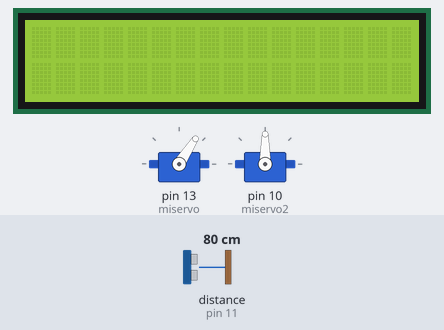
The sketch below on a simulated Arduino Uno, built with avr-gcc and run on an emulated ATmega328P. Parts: 2 × servo, 16×2 character LCD. Wiring (inferred from the names in the program): ultrasonic range finder: trigger pin 12; echo pin 11. Inputs (shaded band) come from the test bench; at power-on: distance to the obstacle (sensor on pin 11) 80 cm. The echo pulse lasts 58.3 µs per cm.

Above: at 1.2 s.
1.3 s: distance to the obstacle (sensor on pin 11) set to 2 cm
At 2.5 s:
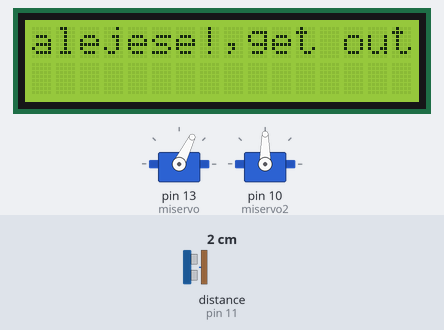
2.8 s: distance to the obstacle (sensor on pin 11) set to 18 cm
4.3 s: distance to the obstacle (sensor on pin 11) set to 23 cm
At 5.7 s:
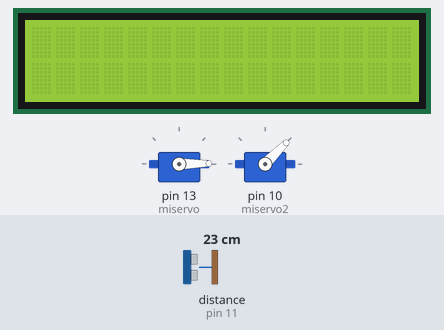
5.9 s: distance to the obstacle (sensor on pin 11) set to 60 cm
7.7 s: distance to the obstacle (sensor on pin 11) set to 35 cm
At 12.4 s:
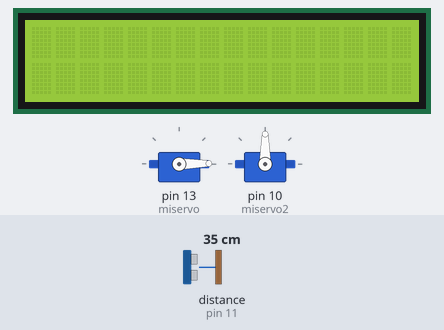
Timing chart, 0 to 15.7 s (numbered marks = the images above; inputs shaded):
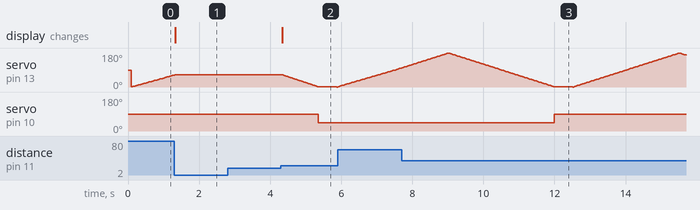

Measured:
- the behaviour switches between 20 and 21 cm on distance to the obstacle (sensor on pin 11) (found by bisection; images 1 and 2)
- after the input at 1.3 s, servo on pin 13 (miservo): goes on until 1.3 s, then stays 64°; the display: changes at once (image 1)
- after the input at 2.8 s, every drawn part: stays the same
- after the input at 4.3 s, servo on pin 10 (miservo2): 90° → 45° after 1.1 s; the display: changes at once (image 2)
- after the input at 7.7 s, servo on pin 10 (miservo2): 45° → 90° after 4.3 s instead of 4.7 s

The sketch:

Codigo-TallerDeMecatronica.ino
```cpp
#include <Servo.h>
#include <Wire.h>                                          // Librerias de servomotor, lcd y sensor ultrasonico. wire sirve para conectar lcd a la placa.
#include <LiquidCrystal_I2C.h>

LiquidCrystal_I2C lcd(0x27, 16, 2);                        // Especificaciones del lcd
Servo miservo;                                             // Servomotor 1, eje de giro el X
Servo miservo2;                                            // Servomotor 2, eje de giro el Y

int DURACION;
int DISTANCIA;                                             // Variable encargada de tomar la función de medir distancia (mediante el uso de un sensor ultrasonico).
int medir_distancia();                                     // Función que mide distancia.

int direccion = 1;                                         // Intervalo de desplazamiento de un gradp (de izquierda a derecha)
int pos = 0;                                               // Posicion inicial del primer servomotor
int flag = 0;                                              // Variable tipo interruptor,bandera baja.

int pos2 = 45;                                             // Posición inicial del segundo servomotor
int posiciones[] = {45, 90, 135};                          // Posiciones de movimiento del segundo servomotor
int direccion2 = 0;                                        // Direccion para el arreglo de posiciones del segundo servomotor

const int TRIG = 12;                                       // Variable que "lanza" la señal del ultrasonico
const int ECO = 11;                                        // Variable que almacena la señal de regreso del sensor ultrasonico

void setup() {                                             // Void setup, el lugar donde se da inicio (se ejecutara una vez)
  pinMode(TRIG, OUTPUT);                                   // Pin mode nos dice
  pinMode(ECO, INPUT);
  Serial.begin(9600);

  miservo.attach(13);                                      // Pin para el primer servo
  miservo2.attach(10);                                     // Pin para el segundo servo

  // display
  lcd.init();
  lcd.backlight();
}

void loop() {
  //                                                       // Movimiento del primer servo
  if (flag == 0 && direccion == 1) {                       // Utilizamos el condicional if
    for (pos; pos < 180; pos += 1) {                       // Utilizamos un bucle for
      DISTANCIA = medir_distancia();
      if (DISTANCIA < 20) {
        flag = 1;
        lcd.setCursor(0, 0);                               // Posición donde se coloca el cursor para escribir en el lcd
        lcd.print("alejese!,get out!");                    // Impresión en el lcd
        break;
      }
      miservo.write(pos);
      delay(10);
      lcd.clear();                                         // Limpia lo escrito en el lcd
    }
    direccion = -1;
  }

  if (flag == 0 && direccion == -1) {
    for (pos; pos > 0; pos -= 1) {
      DISTANCIA = medir_distancia();
      if (DISTANCIA < 20) {
        flag = 1;
        lcd.setCursor(0, 0);
        lcd.print("alejese!,get out!");
        break;
      }
      miservo.write(pos);
      delay(10);
      lcd.clear();
    }
    direccion = 1;
  }

  //                                                       // Movimiento del segundo servo entre 45, 90 y 135 grados
  if (flag == 0) {
    miservo2.write(posiciones[direccion2]);                // Mueve el segundo servo a la posición actual
    delay(500);                                            // Pausa para que el cambio de posición sea notorio


    direccion2 += 1;                                       // Cambia el índice para la siguiente posición
    if (direccion2 > 2) {                                  // Regresa al inicio del arreglo
      direccion2 = 0;
    }
  }


  DISTANCIA = medir_distancia();                           // Verificar distancia y resetear flag si no hay obstáculo
  if (DISTANCIA > 20) {
    flag = 0;
  }

  delay(10);
}

int medir_distancia() {
  digitalWrite(TRIG, HIGH);
  delay(1);
  digitalWrite(TRIG, LOW);
  int DUR = pulseIn(ECO, HIGH);
  int DIST = DUR / 58.2;
  return DIST;
}
```
